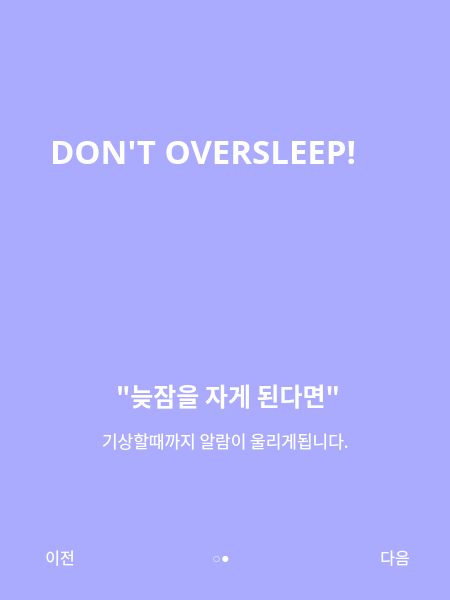
<?xml version="1.0" encoding="UTF-8"?>
<ui version="4.0">
 <class>Form</class>
 <widget class="QWidget" name="Form">
  <property name="geometry">
   <rect>
    <x>0</x>
    <y>0</y>
    <width>450</width>
    <height>600</height>
   </rect>
  </property>
  <property name="windowTitle">
   <string>Form</string>
  </property>
  <widget class="QStackedWidget" name="stackedWidget">
   <property name="geometry">
    <rect>
     <x>0</x>
     <y>0</y>
     <width>450</width>
     <height>600</height>
    </rect>
   </property>
   <property name="currentIndex">
    <number>1</number>
   </property>
   <widget class="QWidget" name="page">
    <property name="styleSheet">
     <string notr="true">background-color: rgb(170, 170, 255);</string>
    </property>
    <widget class="QLabel" name="label">
     <property name="geometry">
      <rect>
       <x>100</x>
       <y>159</y>
       <width>250</width>
       <height>200</height>
      </rect>
     </property>
     <property name="text">
      <string/>
     </property>
     <property name="pixmap">
      <pixmap>../UI_img/경고.png</pixmap>
     </property>
     <property name="scaledContents">
      <bool>true</bool>
     </property>
    </widget>
    <widget class="QLabel" name="label_2">
     <property name="geometry">
      <rect>
       <x>140</x>
       <y>125</y>
       <width>181</width>
       <height>41</height>
      </rect>
     </property>
     <property name="font">
      <font>
       <family>G마켓 산스 TTF Bold</family>
       <pointsize>25</pointsize>
       <weight>75</weight>
       <bold>true</bold>
      </font>
     </property>
     <property name="styleSheet">
      <string notr="true">color: rgb(255, 255, 255);</string>
     </property>
     <property name="text">
      <string>CAUTION</string>
     </property>
     <property name="alignment">
      <set>Qt::AlignCenter</set>
     </property>
    </widget>
    <widget class="QLabel" name="label_3">
     <property name="geometry">
      <rect>
       <x>62</x>
       <y>370</y>
       <width>331</width>
       <height>41</height>
      </rect>
     </property>
     <property name="font">
      <font>
       <family>G마켓 산스 TTF Bold</family>
       <pointsize>19</pointsize>
       <weight>50</weight>
       <bold>false</bold>
      </font>
     </property>
     <property name="styleSheet">
      <string notr="true">color: rgb(255, 255, 255);</string>
     </property>
     <property name="text">
      <string>세상에서 가장 열받는 알람</string>
     </property>
     <property name="alignment">
      <set>Qt::AlignCenter</set>
     </property>
    </widget>
    <widget class="QLabel" name="label_4">
     <property name="geometry">
      <rect>
       <x>125</x>
       <y>415</y>
       <width>200</width>
       <height>31</height>
      </rect>
     </property>
     <property name="font">
      <font>
       <family>G마켓 산스 TTF Medium</family>
       <pointsize>13</pointsize>
      </font>
     </property>
     <property name="styleSheet">
      <string notr="true">color: rgb(255, 255, 255);</string>
     </property>
     <property name="text">
      <string>&quot;어디 한 번 늦잠 자보시지?&quot;</string>
     </property>
     <property name="alignment">
      <set>Qt::AlignCenter</set>
     </property>
    </widget>
    <widget class="QLabel" name="label_5">
     <property name="geometry">
      <rect>
       <x>213</x>
       <y>550</y>
       <width>21</width>
       <height>16</height>
      </rect>
     </property>
     <property name="font">
      <font>
       <family>G마켓 산스 TTF Bold</family>
       <pointsize>6</pointsize>
       <weight>75</weight>
       <bold>true</bold>
      </font>
     </property>
     <property name="styleSheet">
      <string notr="true">color: rgb(255, 255, 255);</string>
     </property>
     <property name="text">
      <string>● ○</string>
     </property>
    </widget>
    <widget class="QPushButton" name="next_btn">
     <property name="geometry">
      <rect>
       <x>370</x>
       <y>542</y>
       <width>50</width>
       <height>30</height>
      </rect>
     </property>
     <property name="font">
      <font>
       <family>G마켓 산스 TTF Bold</family>
       <pointsize>12</pointsize>
      </font>
     </property>
     <property name="styleSheet">
      <string notr="true">border-style:solid;
border-width:0px;
color:white;</string>
     </property>
     <property name="text">
      <string>다음</string>
     </property>
    </widget>
   </widget>
   <widget class="QWidget" name="page_2">
    <property name="styleSheet">
     <string notr="true">background-color: rgb(170, 170, 255);</string>
    </property>
    <widget class="QPushButton" name="next_btn_2">
     <property name="geometry">
      <rect>
       <x>370</x>
       <y>542</y>
       <width>50</width>
       <height>30</height>
      </rect>
     </property>
     <property name="font">
      <font>
       <family>G마켓 산스 TTF Bold</family>
       <pointsize>12</pointsize>
      </font>
     </property>
     <property name="styleSheet">
      <string notr="true">border-style:solid;
border-width:0px;
color:white;</string>
     </property>
     <property name="text">
      <string>다음</string>
     </property>
    </widget>
    <widget class="QLabel" name="label_11">
     <property name="geometry">
      <rect>
       <x>213</x>
       <y>550</y>
       <width>21</width>
       <height>16</height>
      </rect>
     </property>
     <property name="font">
      <font>
       <family>G마켓 산스 TTF Bold</family>
       <pointsize>6</pointsize>
       <weight>75</weight>
       <bold>true</bold>
      </font>
     </property>
     <property name="styleSheet">
      <string notr="true">color: rgb(255, 255, 255);</string>
     </property>
     <property name="text">
      <string>○ ●</string>
     </property>
    </widget>
    <widget class="QLabel" name="label_6">
     <property name="geometry">
      <rect>
       <x>142</x>
       <y>190</y>
       <width>175</width>
       <height>155</height>
      </rect>
     </property>
     <property name="text">
      <string/>
     </property>
     <property name="scaledContents">
      <bool>true</bool>
     </property>
    </widget>
    <widget class="QLabel" name="label_7">
     <property name="geometry">
      <rect>
       <x>50</x>
       <y>125</y>
       <width>381</width>
       <height>51</height>
      </rect>
     </property>
     <property name="font">
      <font>
       <family>G마켓 산스 TTF Bold</family>
       <pointsize>25</pointsize>
       <weight>75</weight>
       <bold>true</bold>
      </font>
     </property>
     <property name="styleSheet">
      <string notr="true">color: rgb(255, 255, 255);</string>
     </property>
     <property name="text">
      <string>DON'T OVERSLEEP!</string>
     </property>
    </widget>
    <widget class="QLabel" name="label_8">
     <property name="geometry">
      <rect>
       <x>138</x>
       <y>190</y>
       <width>190</width>
       <height>160</height>
      </rect>
     </property>
     <property name="text">
      <string/>
     </property>
     <property name="pixmap">
      <pixmap>../UI_img/늦잠.png</pixmap>
     </property>
     <property name="scaledContents">
      <bool>true</bool>
     </property>
    </widget>
    <widget class="QLabel" name="label_9">
     <property name="geometry">
      <rect>
       <x>116</x>
       <y>370</y>
       <width>251</width>
       <height>51</height>
      </rect>
     </property>
     <property name="font">
      <font>
       <family>G마켓 산스 TTF Bold</family>
       <pointsize>19</pointsize>
       <weight>75</weight>
       <bold>true</bold>
      </font>
     </property>
     <property name="styleSheet">
      <string notr="true">color: rgb(255, 255, 255);</string>
     </property>
     <property name="text">
      <string>&quot;늦잠을 자게 된다면&quot;</string>
     </property>
    </widget>
    <widget class="QLabel" name="label_10">
     <property name="geometry">
      <rect>
       <x>102</x>
       <y>415</y>
       <width>261</width>
       <height>51</height>
      </rect>
     </property>
     <property name="font">
      <font>
       <family>G마켓 산스 TTF Medium</family>
       <pointsize>13</pointsize>
       <weight>50</weight>
       <bold>false</bold>
      </font>
     </property>
     <property name="styleSheet">
      <string notr="true">color: rgb(255, 255, 255);</string>
     </property>
     <property name="text">
      <string>기상할때까지 알람이 울리게됩니다.</string>
     </property>
    </widget>
    <widget class="QPushButton" name="back_btn">
     <property name="geometry">
      <rect>
       <x>35</x>
       <y>542</y>
       <width>50</width>
       <height>30</height>
      </rect>
     </property>
     <property name="font">
      <font>
       <family>G마켓 산스 TTF Bold</family>
       <pointsize>12</pointsize>
      </font>
     </property>
     <property name="styleSheet">
      <string notr="true">border-style:solid;
border-width:0px;
color:white;</string>
     </property>
     <property name="text">
      <string>이전</string>
     </property>
    </widget>
   </widget>
  </widget>
 </widget>
 <resources/>
 <connections/>
</ui>
